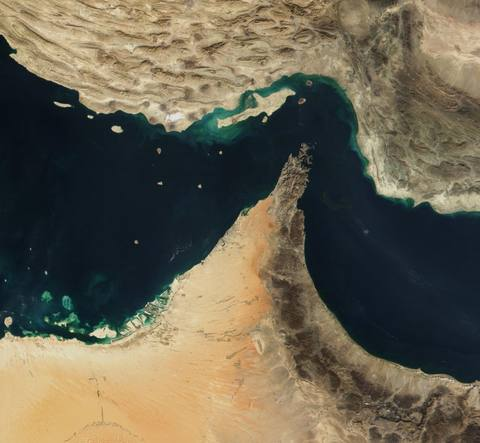
#> input picture site/img/foto/2026-10-07-hormuz-on-peace-s.jpg, 480 x 443 px
$ python -i foto.py   (imports and definitions only)
#> lines starting #> are read from the running program, lines starting #| are printed output that depends on the picture
#!/usr/bin/env python3
"""Le foto delle notizie, da Wikimedia Commons, tenute sul sito (nessuna richiesta a siti esterni dal browser).

Uso:
    python3 scripts/foto.py <cartella_db> <cartella_sito>

La redazione scrive in una storia il campo photo = {"wiki": "it", "title": "Casa Bianca", "alt": ["Washington"]}: il
titolo della voce di Wikipedia di un luogo, un edificio, un'istituzione o un oggetto che identifica la notizia, nella lingua
della voce ("it", "en", "fr", "es", "de"...). Mai una persona. alt, facoltativo, sono voci di riserva (un'altra cosa
precisa), come titoli nella stessa lingua oppure {"wiki", "title"}.
Mai nemmeno una città, una regione o un paese: la loro foto è un panorama che non dice niente della notizia. Lì la
copertina della storia è la mappa che GERICO disegna (scripts/mappe.py), con il luogo segnato.
Per ogni storia live con photo lo script prende la foto della voce: l'immagine principale, se è una foto, poi quella di
Wikidata (P18), poi l'immagine principale della stessa voce su Wikipedia in inglese, italiano, francese, spagnolo e tedesco.
Vale la prima che sta su Wikimedia Commons con una licenza libera (CC BY, CC BY-SA, CC0, pubblico dominio, sola
attribuzione) ed è grande abbastanza; la salva in <sito>/img/foto/<id>.jpg (larga 1280 px) e scrive accanto <id>.json con
autore, licenza e pagina del file: export.py li mette nella storia, il sito li mostra sotto la foto.
Se nessuna voce va bene (voce che non c'è, voce di un territorio, solo stemmi o loghi, immagine non libera o troppo
piccola) la storia resta con la mappa.
Con Pillow (il workflow lo installa prima della pubblicazione) ogni foto si alleggerisce: una foto verticale diventa il
quadrato centrale (il sito le mostra sempre larghe o quadrate, con il centro in vista), la grande è larga al massimo
1200 px e accanto c'è <id>-s.jpg, larga 480 px, per le miniature: sul telefono si scarica quella. Le foto già prese si
alleggeriscono alla prima pubblicazione, senza riscaricarle.
Prima le foto premiate dalla comunità di Commons (vetrina e qualità) del luogo, che non si ripetono per tre settimane
(site/img/foto-storico.json); poi la foto principale della voce. Una foto vale per una storia sola: se due storie chiedono la stessa, la tiene la più importante e l'altra prova le
voci di riserva (se non trova un'altra foto resta con la mappa).
Le foto delle storie che non sono più nel database si cancellano.
"""
import html
import json
import os
import re
import sys
import time
import urllib.error
import urllib.parse
import urllib.request

UA = "GericoFoto/1.0 (https://gerico.financialnews.workers.dev/come-funziona.html; foto dei luoghi delle notizie) python-urllib"
LIBERE = re.compile(r"^(cc[ -]?by(-sa)?([ -]\d(\.\d)?)?([ -][a-z]{2,3})?([ -]migrated)?|cc[ -]?0( 1\.0)?|cc0|public domain( mark)?|pd([ -].*)?"
                    r"|attribution|copyrighted free use|no restrictions|ogl( v?\d(\.\d)?)?)$", re.I)
LINGUA = re.compile(r"^[a-z]{2,3}$")
# dove cercare la stessa voce quando quella scelta non ha una foto
ALTRE = ["en", "it", "fr", "es", "de"]
LARGA = 1600
FOTO = re.compile(r"\.(jpe?g|png|webp)$", re.I)
GRANDE, PICCOLA, OTT = 1400, 520, 3   # OTT: la versione dell'alleggerimento (cambiandola si rifanno tutte)
# le foto usate nelle ultime settimane: non si ripetono, così lo stesso palazzo ha ogni volta uno scatto diverso
STORICO_GIORNI = 21
CATEGORIA_MAX = 40   # quante foto della categoria di Commons guardare, dalle più recenti
# le foto della categoria con persone o eventi nel nome non si prendono (discorsi, visite, cortei, ritratti...)
EVENTI = re.compile(r"\b(speech|speaks|speaking|discorso|discours|rede|discurso|president[ea]?|präsident|minist(er|ro|re)|premier|chancellor|cancelliere|kanzler|"
                    r"senator|senatore|deputy|deputato|mayor|sindaco|king|queen|re|regina|pope|papa|prince|principe|visit[ae]?|besuch|"
                    r"meeting|incontro|réunion|treffen|reuni[oó]n|portrait|ritratto|selfie|conference|conferenza|ceremony|cerimonia|"
                    r"delegation|delegazione|signing|firma|protest[ae]?|demonstration|manifestazione|parade|parata|march|corteo|run|race|"
                    r"marathon|maratona|wedding|funeral|funerale|crowd|folla|people|persone|leute|gente|staff|soldiers|soldati|"
                    r"students|studenti|award|premiazione|inauguration|insediamento|swearing|giuramento|rally|comizio|celebration|"
                    r"festival|concert|concerto|archive|archivio|archiv|establishment|government|governo|cabinet|session|seduta|"
                    r"vote|voto|mit|with|con|and|und|y|et|1[89]\d\d)\b", re.I)
# le foto premiate dalla comunità di Commons: si guardano prima delle altre
PREMIATE = ("Featured_pictures_on_Wikimedia_Commons", "Quality_images")
FORMATO = 16 / 9   # il formato della foto nella notizia (e nella prima pagina, che la taglia ai lati se serve)
# «Isaac Herzog in the Knesset», «Merz besucht...»: un nome e cognome seguito da dove si trova o cosa fa è una persona;
# GPO, DVIDS, Kremlin.ru e simili sono gli uffici stampa: quasi sempre persone
PERSONA = re.compile(r"\b[A-ZÀ-Ý][a-zà-ÿ]+ (?:[A-ZÀ-Ý]\.? )?[A-ZÀ-Ý][a-zà-ÿ]+(?:'s)? (?:in|at|visits?|visiting|during|speaks?|addresses|meets|"
                     r"im|bei|besucht|à|au|dans|en|a|al|nel|nella|alla|durante|visita)\b|\b(?:GPO|KBG|DVIDS|kremlin\.ru|"
                     r"Official portrait|Prime Minister|Secretary)\b")
REGOLA = 8   # la regola con cui si scelgono le foto: quando cambia, quelle già prese si ricontrollano una volta
# I tipi di Wikidata (P31) delle voci di un territorio. Non serve l'elenco completo: una voce che ha una popolazione
# (P1082) è comunque un territorio, e sono quasi tutte
LUOGHI = {"Q515", "Q5119", "Q1549591", "Q486972", "Q747074", "Q6256", "Q3624078", "Q35657", "Q10864048", "Q16110", "Q484170",
          "Q1093829", "Q200250", "Q174844", "Q208511", "Q22865", "Q2074737", "Q3957", "Q532", "Q15284"}


def alleggerisci(path):
    """La foto in `path` diventa leggera (tagliata in 16:9, larga al massimo GRANDE, appena più nitida, JPEG progressivo) e
    accanto si scrive la piccola (-s.jpg, larga PICCOLA). Torna le misure {w, h, sw, sh, bytes, sbytes}, oppure None se
    Pillow non c'è o il file non si legge (allora la foto resta com'è e il sito usa solo quella)."""
    try:
        from PIL import Image, ImageOps
    except ImportError:
        return None
    try:
        im = Image.open(path)
#> im is the input picture: PIL image 480x443 RGB; mean R, G, B 105, 98.2, 80.4
        im = ImageOps.exif_transpose(im).convert("RGB")
    except Exception:  # noqa: BLE001
        return None
    from PIL import ImageFilter
    w, h = im.size
#> w = 480; h = 443
    # tutte nel formato della notizia, 16:9: una foto più alta si taglia sopra e sotto tenendo il centro un po' in alto
    # (dove di solito sta il soggetto, non il marciapiede); una molto larga si taglia ai lati
    if w / h < FORMATO:
        nh = round(w / FORMATO)
#> nh = 270
        t = round((h - nh) * 0.42)
#> t = 73
        im = im.crop((0, t, w, t + nh))
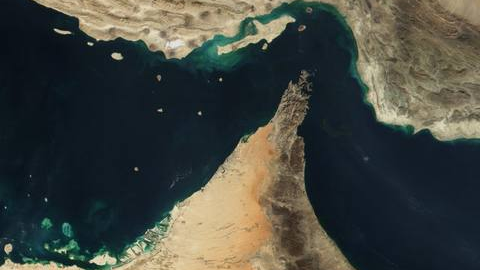
#> im: PIL image 480x270 RGB; mean R, G, B 66.8, 70, 63.6
    elif w / h > 2.1:
        nw = round(h * 2.1)
        sx = (w - nw) // 2
        im = im.crop((sx, 0, sx + nw, h))
    w, h = im.size
#> h = 270
    nitida = lambda x: x.filter(ImageFilter.UnsharpMask(radius=1.0, percent=55, threshold=2))
    grande = nitida(im.resize((GRANDE, round(h * GRANDE / w)), Image.LANCZOS)) if w > GRANDE else im
    piccola = nitida(im.resize((PICCOLA, round(h * PICCOLA / w)), Image.LANCZOS)) if w > PICCOLA else im
    base = path[:-4]
    grande.save(base + ".tmp.jpg", "JPEG", quality=80, optimize=True, progressive=True, subsampling="4:2:0")
    piccola.save(base + "-s.tmp.jpg", "JPEG", quality=78, optimize=True, progressive=True)
    os.replace(base + ".tmp.jpg", base + ".jpg")
    os.replace(base + "-s.tmp.jpg", base + "-s.jpg")
    return {"w": grande.size[0], "h": grande.size[1], "sw": piccola.size[0], "sh": piccola.size[1],
            "bytes": os.path.getsize(base + ".jpg"), "sbytes": os.path.getsize(base + "-s.jpg"), "ott": OTT}


# [17 lines left out: function get, not called in this run]


def api(host, **params):
    params.update(format="json", formatversion="2")
    return get(f"https://{host}/w/api.php?" + urllib.parse.urlencode(params))


def pulito(s):
    s = re.sub(r"<[^>]+>", "", html.unescape(str(s or "")))
    return re.sub(r"\s+", " ", s).strip()


# [22 lines left out: function file_ok, not called in this run]


def stesso(nome):
    """Il nome di un file di Commons scritto sempre allo stesso modo (spazi, non trattini bassi), per i confronti."""
    return str(nome or "").replace("_", " ").strip()


# [258 lines left out: functions senza_persone, trova, voci, main, not called in this run]


# [5 lines not run here, left out]

>>> result = alleggerisci('../site/img/foto/2026-10-07-hormuz-on-peace-s.jpg')

$ run again, on site/img/foto/2026-11-09-wall-street-ia-chip-s.jpg
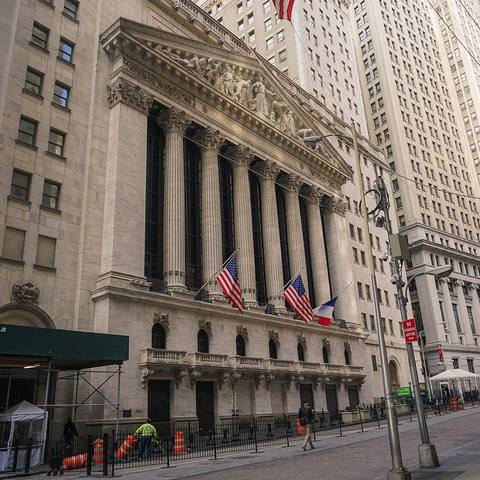
#> input picture site/img/foto/2026-11-09-wall-street-ia-chip-s.jpg, 480 x 480 px
#> in alleggerisci, im is the input picture: PIL image 480x480 RGB; mean R, G, B 121.8, 110.3, 101.5
#> in alleggerisci, `im = im.crop((0, t, w, t + nh))`:
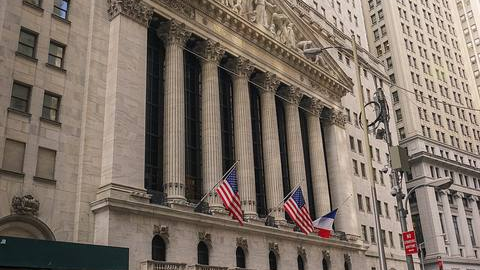
#> im: PIL image 480x270 RGB; mean R, G, B 126.5, 113.5, 102.8

$ run again, on site/img/foto/2026-11-11-it-garlasco-sempio-concussione-s.jpg
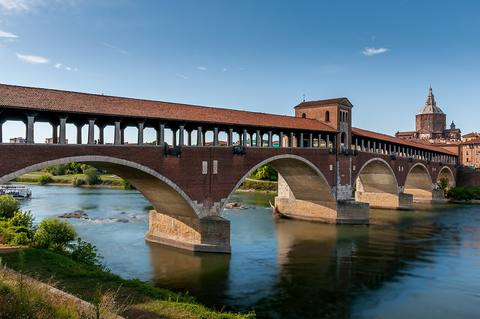
#> input picture site/img/foto/2026-11-11-it-garlasco-sempio-concussione-s.jpg, 480 x 319 px
#> in alleggerisci, im is the input picture: PIL image 480x319 RGB; mean R, G, B 95.7, 110.1, 116.1
#> in alleggerisci, `im = im.crop((0, t, w, t + nh))`:
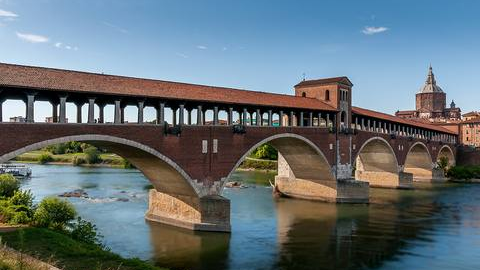
#> im: PIL image 480x270 RGB; mean R, G, B 100.7, 112.6, 117.7
